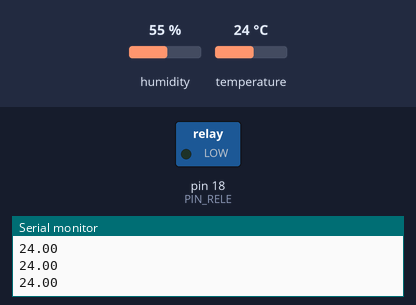
Bench run of a sketch on a simulated Arduino Mega 2560, built with avr-gcc and run on an emulated ATmega2560. Shown: switched loads named in the sketch (green lamp = pin HIGH), the last lines printed to the serial monitor. The inputs (shaded band) are chosen by the test bench; at power-on: temperature 24 °C, humidity 55 %.

Above: at 2.8 s.
2.9 s: temperature set to 27 °C
5.6 s: temperature set to 30 °C
At 6.5 s:
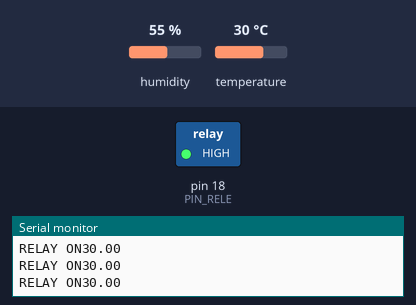
8.3 s: temperature set to 12 °C
At 11.3 s:
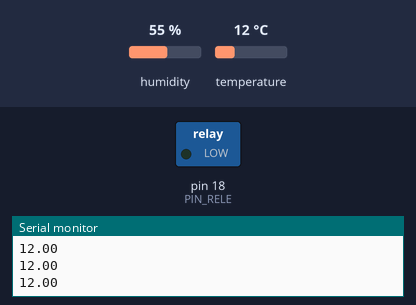
11.6 s: temperature set to 33 °C
At 12.8 s:
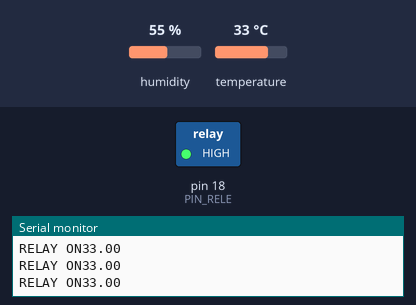
Timing chart, 0 to 14.6 s (numbered marks = the images above; inputs shaded):
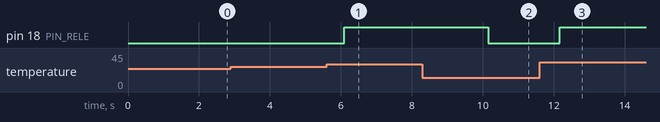

The sketch:

0Ejer3.ino
```cpp
//Octavio Levan y Nicolás Golonbek

#include "DHT.h"
#include <Adafruit_Sensor.h>


#define DHTTYPE DHT11
#define PIN_DHT 23
DHT dht(PIN_DHT, DHTTYPE);

float lecturaHumedad;
#define PIN_RELE 18//seteo el pin del rele

void setup() {
  dht.begin(); //inicializo el sensor de temperatura
  pinMode(PIN_RELE, OUTPUT); //configuro el pin del rele como output
  Serial.begin(9600);
}

void loop() {
  lecturaHumedad = dht.readTemperature(); //leemos la temperatura
  Serial.println(lecturaHumedad);

  if (lecturaHumedad > 28){  //comprovamos si la temperatura supera el valor humbral
    digitalWrite(PIN_RELE, HIGH);   //prendemos el rele
   Serial.print("RELAY ON");
  }
  if (lecturaHumedad < 28){  //comprovamos si la temperatura supera el valor humbral
    digitalWrite(PIN_RELE, LOW);   //apago el rele
  }
}
```

Measured:
- the behaviour switches between 28 and 29 °C on temperature (found by bisection; images 0 and 1)
- after the input at 5.6 s, pin 18 (PIN_RELE): LOW → HIGH after 0.50 s
- after the input at 8.3 s, pin 18 (PIN_RELE): HIGH → LOW after 1.9 s
- after the input at 11.6 s, pin 18 (PIN_RELE): LOW → HIGH after 0.57 s
